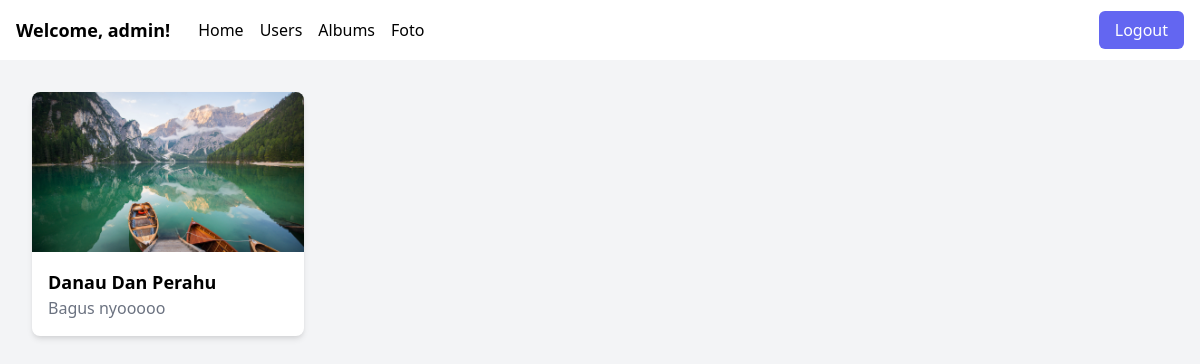
Before: /album_detail.php?album_id=30 (signed in) with the older database file.
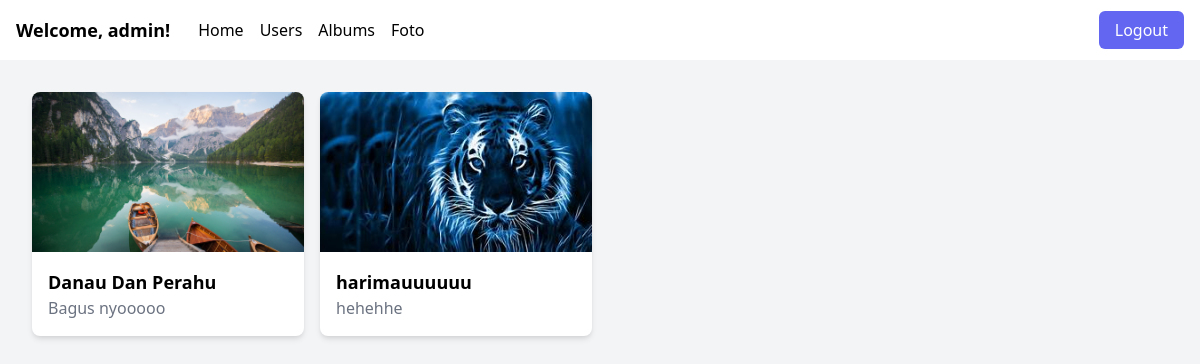
After: the same page with the newer database file.
### tables this page shows
CREATE TABLE `photos` (
  `photo_id` int(11) NOT NULL,
  `user_id` int(11) NOT NULL,
  `album_id` int(11) NOT NULL,
  `title` varchar(100) NOT NULL,
  `description` text NOT NULL,
  `image_path` varchar(255) NOT NULL,
  `created_at` timestamp NOT NULL DEFAULT current_timestamp() ON UPDATE current_timestamp(),
  `access_level` enum('public','private') NOT NULL DEFAULT 'public'
);

### album_detail.php (the view, shortened to what this page needs)
<?php
require_once('koneksi.php');
$album_id = $_GET['album_id'];
$query_photos = "SELECT * FROM photos";
$result_photos = mysqli_query($conn, $query_photos);
$photos = [];
while ($row = mysqli_fetch_assoc($result_photos)) {
    $photos[] = $row;
}
?>
<!DOCTYPE html>
<html lang="en">
<head>
    <link href="https://cdn.jsdelivr.net/npm/tailwindcss@2.2.19/dist/tailwind.min.css" rel="stylesheet">
    <link href="https://cdnjs.cloudflare.com/ajax/libs/lightbox2/2.11.3/css/lightbox.min.css" rel="stylesheet">
</head>
<body class="bg-gray-100">
<?php  include 'navbar_admin.php';  ?>
    <div class="grid grid-cols-2 md:grid-cols-3 lg:grid-cols-4 gap-4 p-8">
    <?php foreach ($photos as $photo) : ?>
        <?php if ($photo['album_id'] == $album_id) : ?>
            <a href="uploads/<?php echo $photo['image_path']; ?>" data-lightbox="photos" data-title="<?php echo $photo['title']; ?>">
                <div class="mb-4">
                    <div class="overflow-hidden rounded-lg shadow-md hover:shadow-lg  bg-white">
                        <div class="bg-cover bg-center h-40" style="background-image: url('uploads/<?php echo $photo['image_path']; ?>');">
                        </div>
                        <div class="p-4">
                            <h3 class="text-lg font-semibold"><?php echo $photo['title']; ?></h3>
                            <p class="text-gray-500"><?php echo $photo['description']; ?></p>
                        </div>
                    </div>
                </div>
            </a>
        <?php endif; ?>
    <?php endforeach; ?>
</div>
</body>
</html>

Changed rows visible on the page:
added photos: title "harimauuuuuu", description "hehehhe"
